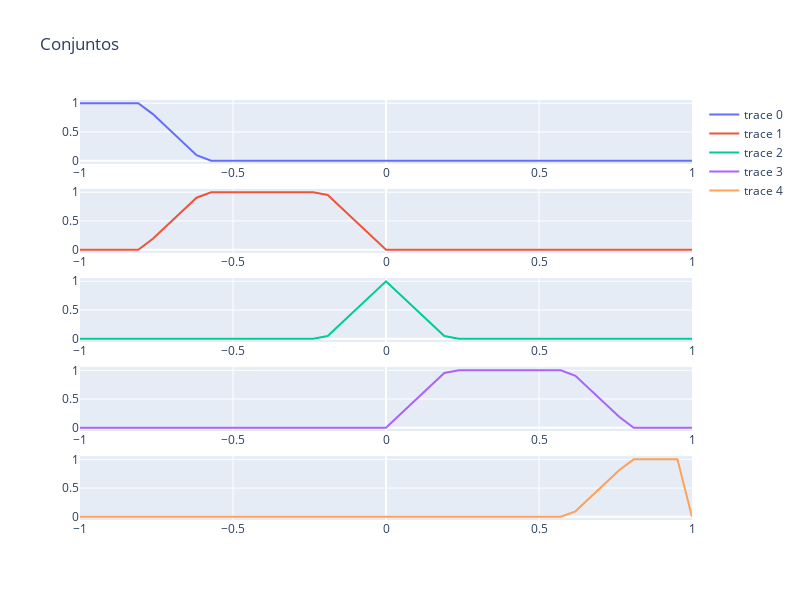

The cell this chart's notebook holds for it:
### Markdown cell above
# Grafico de los conjuntos

### Code cell
fig = make_subplots(rows=len(conjuntos), cols=1)

for i, c in enumerate(conjuntos):
    print(i)
    fig.add_trace(graficar_conjunto_difuso(interfaz_difusion, c), row = i+1, col = 1)
    # graficar_conjunto_difuso(interfaz_difusion, c).show()
    # break

fig.update_layout(height=600, width=800, title_text="Conjuntos")
fig.show()
